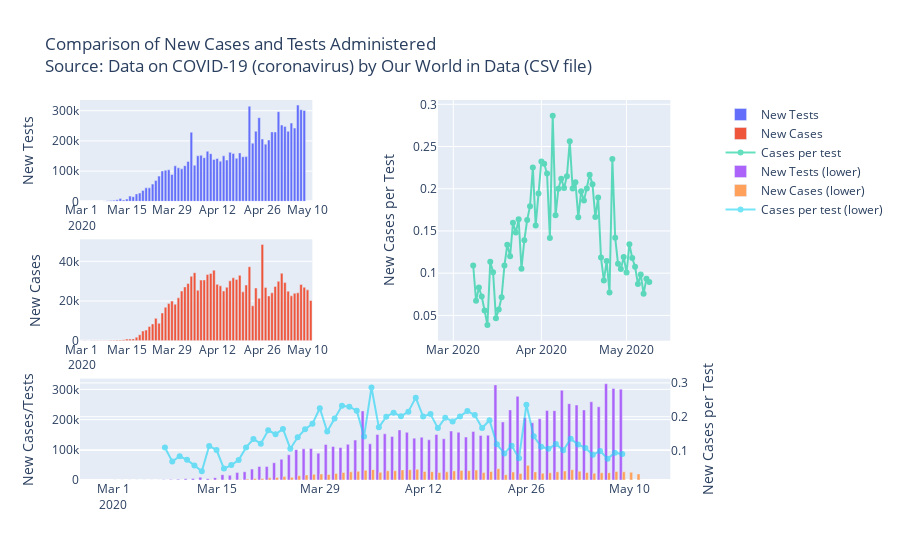

Notebook code cell kept with this figure:
### Markdown cell above
This is using the data from
https://covid.ourworldindata.org/data/owid-covid-data.csv for simple case per
test analysis.

### Code cell
df = pd.read_csv('https://covid.ourworldindata.org/data/owid-covid-data.csv')

us_true = df.location == 'United States'
date = df.date >= '2020-03-01'
us = df[us_true & date]

# fig  = px.bar(us, x='date', y='new_cases')
# fig.show()

import plotly.graph_objects as go
from plotly.subplots import make_subplots
fig = make_subplots(rows=3, cols=2, specs=[[{},{"rowspan": 2}],
                                           [{}, None],
                                           [{"secondary_y": True,
                                                 "colspan": 2}, None]])
fig.add_trace(go.Bar(
    name='New Tests', x=us.date, y=us.new_tests, opacity=1),
    row=1, col=1)
fig.add_trace(go.Bar(
    name='New Cases', x=us.date, y=us.new_cases, opacity=1),
    row=2, col=1)
fig.add_trace(go.Scatter(
    name='Cases per test', x=us.date, y=us.new_cases / us.new_tests,
    opacity=0.6, mode='lines+markers'),
    row=1, col=2, )

fig.add_trace(go.Bar(
    name='New Tests (lower)', x=us.date, y=us.new_tests, opacity=1),
    row=3, col=1)
fig.add_trace(go.Bar(
    name='New Cases (lower)', x=us.date, y=us.new_cases, opacity=1),
    row=3, col=1)
fig.add_trace(go.Scatter(
    name='Cases per test (lower)', x=us.date, y=us.new_cases / us.new_tests,
    opacity=0.6, mode='lines+markers'),
    row=3, col=1, secondary_y=True)



fig.update_layout(
    barmode='group',
    title=f'Comparison of New Cases and Tests Administered<br>'
          f'Source: <a href="https://github.com/owid/covid-19-data/tree/master/public/data">'
          f'Data on COVID-19 (coronavirus) by Our World in Data</a> ('
          f'<a href="https://covid.ourworldindata.org/data/owid-covid-data.csv">CSV file</a>)',
    yaxis_title='New Cases',
)
fig.update_yaxes(title_text="New Tests",row=1, col=1)
fig.update_yaxes(title_text="New Cases",row=2, col=1)
fig.update_yaxes(title_text="New Cases/Tests",row=3, col=1)
fig.update_yaxes(title_text="New Cases per Test",row=1, col=2)
fig.update_yaxes(title_text="New Cases per Test",secondary_y=True, row=3, col=1)

fig.show()
fig.write_html('../charts/united_states_cases_per_test.html')
